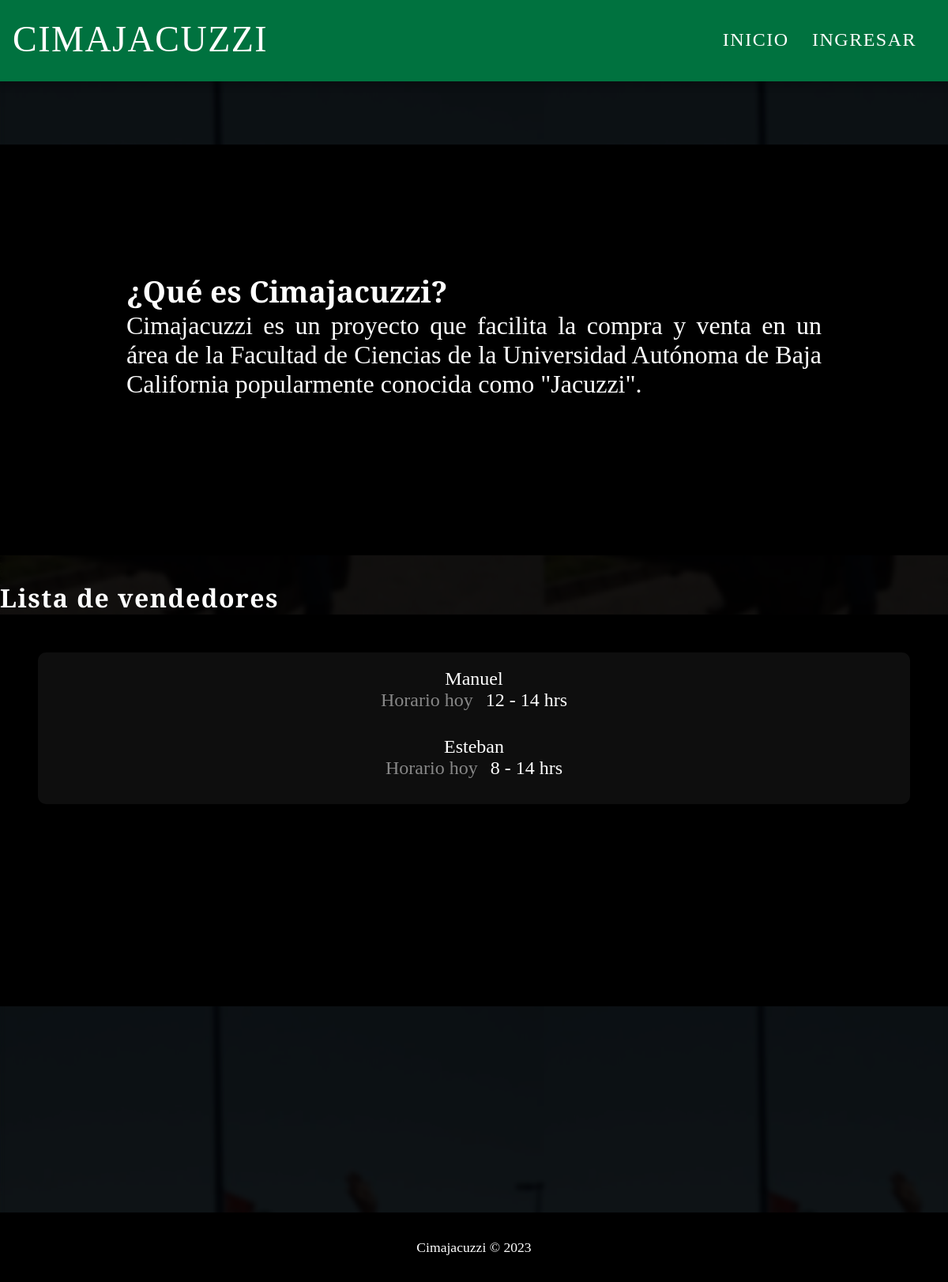
Before: / with the older database file.
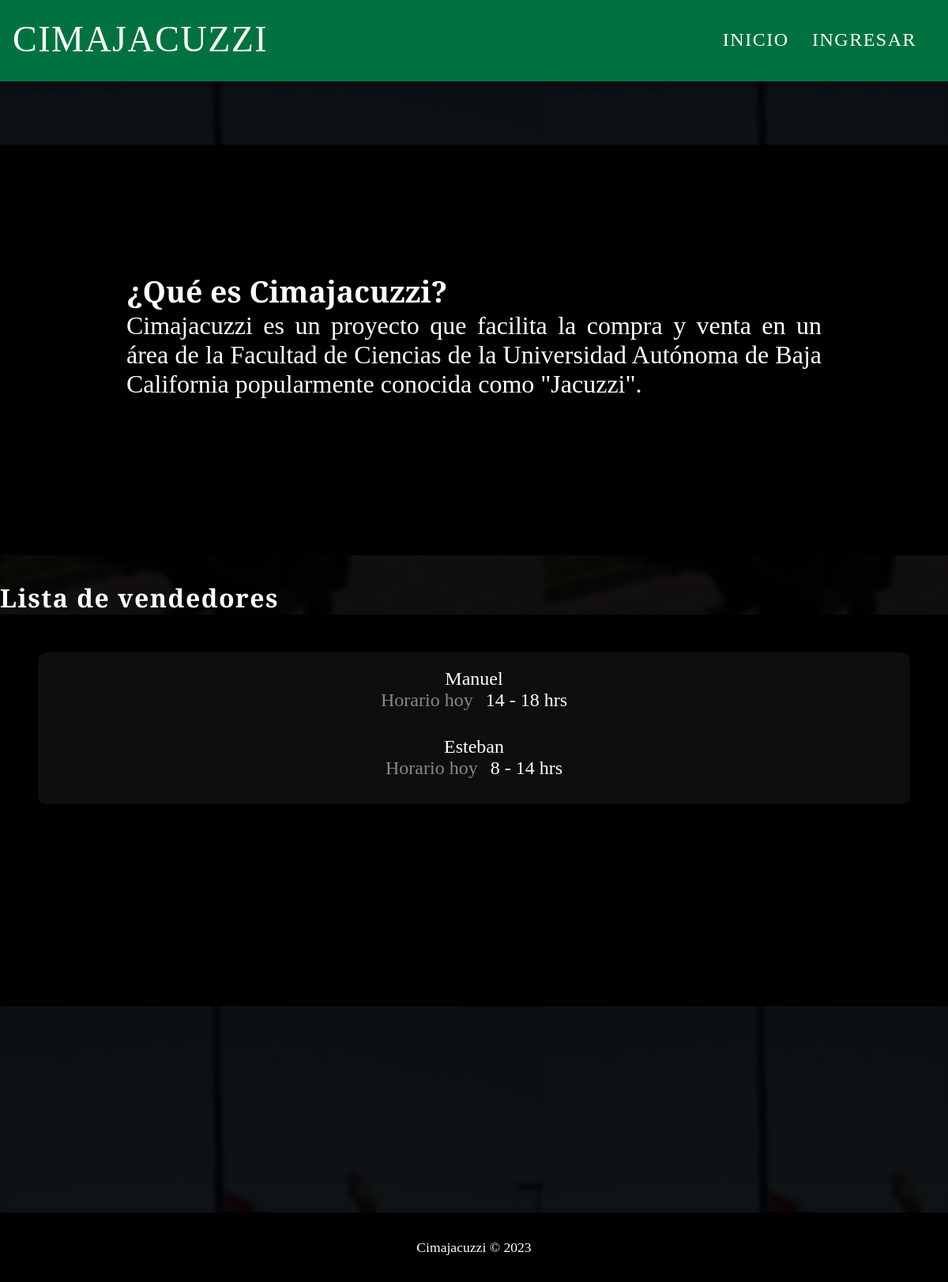
After: the same page with the newer database file.
### tables this page shows
CREATE TABLE seller (
    seller_id INTEGER PRIMARY KEY AUTOINCREMENT,
    seller_name VARCHAR(150) NOT NULL UNIQUE,
    seller_pass VARCHAR(100) NOT NULL,
    start_hour INT DEFAULT 0,
    end_hour INT DEFAULT 0
);

### app.py (the view)
@app.route('/')
def index() -> Callable:
    conn = get_db_connection()
    sellers = conn.execute('SELECT * FROM seller').fetchall()
    conn.commit()
    conn.close()
    return render_template('index.html', session=session, sellers=sellers)

### app.py (called while the page is built)
def get_db_connection() -> object | Any:
    conn = sqlite3.connect(DATABASE_PATH)
    conn.row_factory = sqlite3.Row
    return conn

### templates/index.html (shortened to what this page needs)
{% extends "base.html" %}
{% block styles %}
<link rel="stylesheet" href="{{ url_for('static', filename='index.css') }}">
{% endblock %}
{% block body %}
<section id="info">
    <h3>¿Qué es Cimajacuzzi?</h3>
    <p>
        Cimajacuzzi es un proyecto que facilita la compra y venta en un área de la Facultad de Ciencias
        de la Universidad Autónoma de Baja California popularmente conocida como "Jacuzzi".
    </p>
</section>
<section id="sellers">
    <h3>Lista de vendedores</h3>
    <section id="sellers-list">
        {% if sellers %}
            <ul class="sellers-ul">
            {% for seller in sellers %}
                <a href="{{ url_for('display_seller', seller_name=seller.seller_name) }}">
                    <li class="seller-container">
                        <header class="seller-header">
                            <span class="seller-name">
                                {{ seller.seller_name.title() }}
                            </span>
                            <div class="schedule">
                                <span>Horario hoy</span> {{ seller.start_hour }} - {{ seller.end_hour }} hrs
                            </div>
                        </header>
                    </li>
                </a>
            {% endfor %}
            </ul>
        {% else %}
            <p class="no-sellers">No hay vendedores para mostrar :(</p>
        {% endif %}
    </section>
</section>
{% endblock %}

Changed rows visible on the page:
changed seller "Manuel": start_hour "12" → "14"; end_hour "14" → "18"
